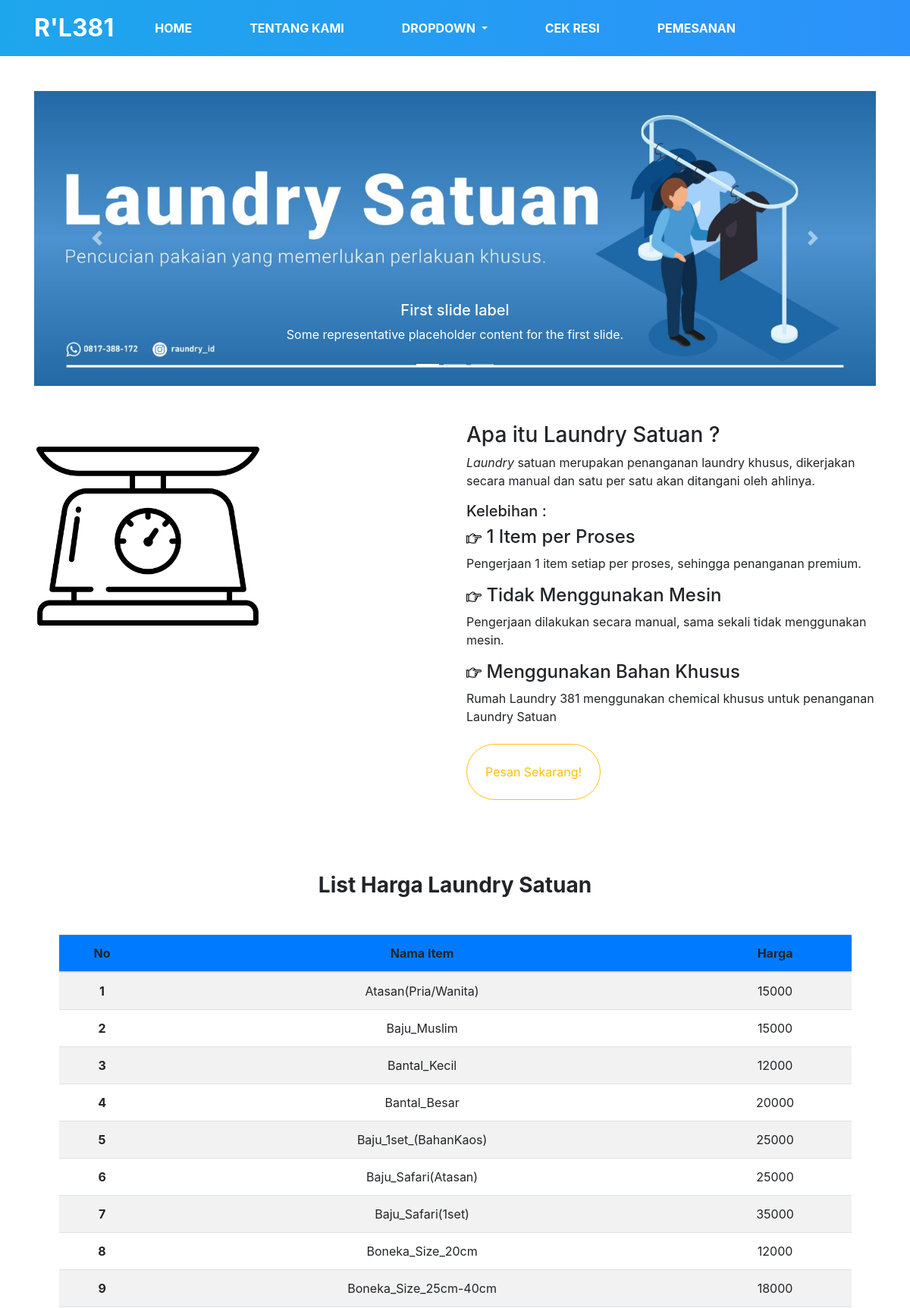
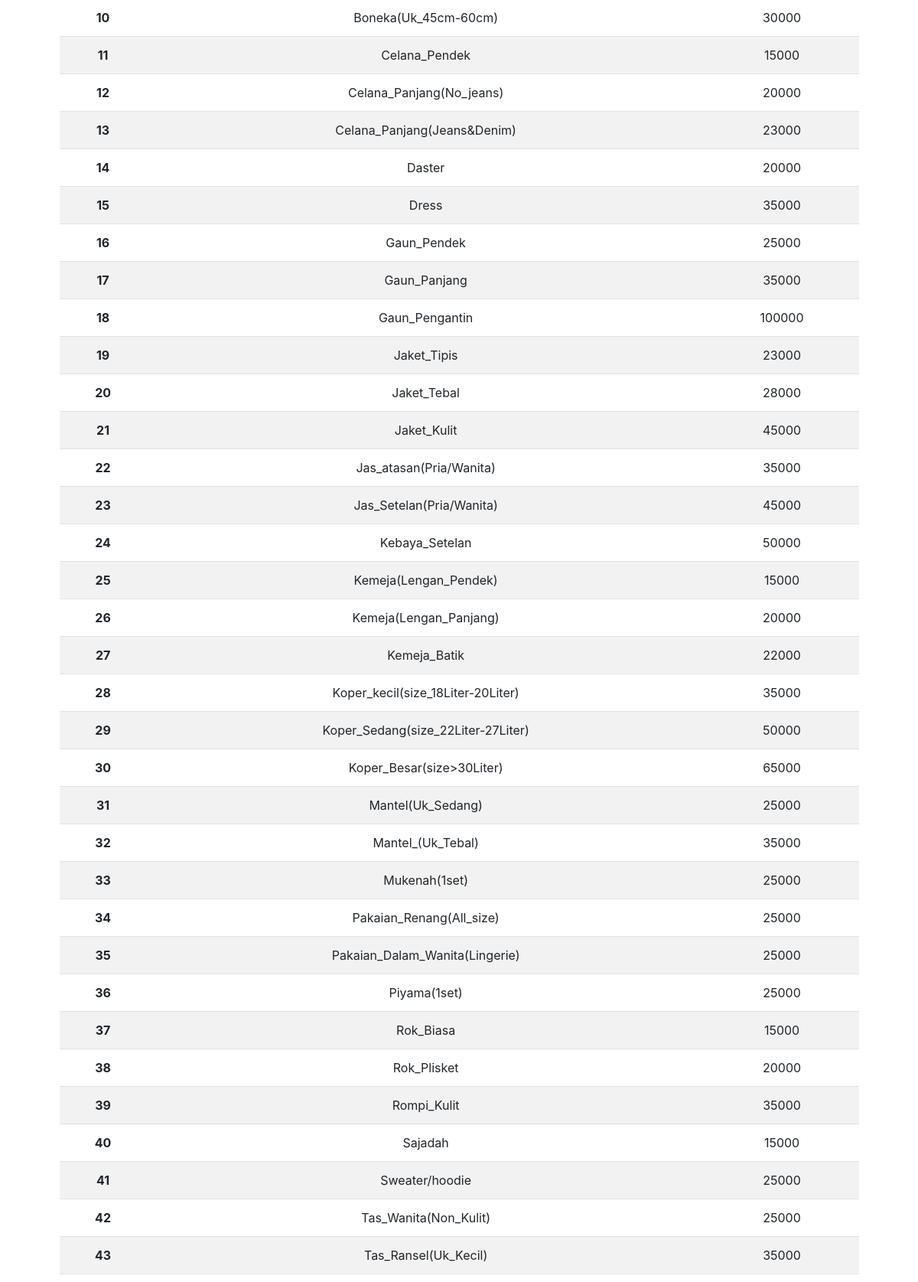
Screenshot of /views/layanansatuan.php (upper part) with the database file from the repository (2 pictures, top to bottom).
### tables this page shows
CREATE TABLE `laundry_satuan` (
  `id` int(11) NOT NULL,
  `item` varchar(100) NOT NULL,
  `harga` varchar(50) NOT NULL,
  `gambar` varchar(30) NOT NULL
);

### views/layanansatuan.php (the view, shortened to what this page needs)
<?php require 'template/header.php';
?>
<br>
<br>
<br>
<br>
<br>
<div class="container">
<div id="carouselExampleCaptions" class="carousel slide" data-ride="carousel">
  <ol class="carousel-indicators">
    <li data-target="#carouselExampleCaptions" data-slide-to="0" class="active"></li>
    <li data-target="#carouselExampleCaptions" data-slide-to="1"></li>
    <li data-target="#carouselExampleCaptions" data-slide-to="2"></li>
  </ol>
  <div class="carousel-inner">
    <div class="carousel-item active">
      <img src="<?= BASE_URL; ?>asset/img/slide.jpg" class="d-block w-100" alt="...">
      <div class="carousel-caption d-none d-md-block">
        <h5>First slide label</h5>
        <p>Some representative placeholder content for the first slide.</p>
      </div>
    </div>
  </div>
  <a class="carousel-control-prev" href="#carouselExampleCaptions" role="button" data-slide="prev">
    <span class="carousel-control-prev-icon" aria-hidden="true"></span>
  </a>
  <a class="carousel-control-next" href="#carouselExampleCaptions" role="button" data-slide="next">
    <span class="carousel-control-next-icon" aria-hidden="true"></span>
  </a>
</div>
<div class="row mt-5">
<div class="col-md-6"><img src="<?= BASE_URL; ?>asset/img/scale.png" width="300" heigth="100"alt=""></div>
<div class="col-md-6"><h3>Apa itu Laundry Satuan ?</h3>
<p><i>Laundry</i> satuan merupakan penanganan laundry khusus, dikerjakan secara manual dan satu per satu akan ditangani oleh ahlinya.<br>
<h5>Kelebihan : </h5>
<h4><img src="<?= BASE_URL;?>asset/img/point.png" width="20" height="20"> 1 Item per Proses</h4><p>Pengerjaan 1 item setiap per proses, sehingga penanganan premium.</p>
<h4><img src="<?= BASE_URL;?>asset/img/point.png" width="20" height="20"> Tidak Menggunakan Mesin</h4><p>Pengerjaan dilakukan secara manual, sama sekali tidak menggunakan mesin.</p></p><h4><img src="<?= BASE_URL;?>asset/img/point.png" width="20" height="20"> Menggunakan Bahan Khusus</h4><p>Rumah Laundry 381 menggunakan chemical khusus untuk penanganan Laundry Satuan</p><button type="button" class="btn btn-outline-warning mt-2 rounded-pill p-4">Pesan Sekarang!</button></div>
</div>
<div class="row mt-5 text-center">
<div class="col-md-12"><h3 class="font-weight-bold mt-5 mb-5">List Harga Laundry Satuan</h3></div>
<table class="table table-striped col-md-11 mx-auto">
  <thead class="bg-primary">
    <tr>
      <th scope="col">No</th>
      <th scope="col">Nama Item</th>
      <th scope="col">Harga</th>
    </tr>
  </thead>
  <tbody>
<?php $i = 1;
 while($row= mysqli_fetch_assoc($query)):?>
    <tr>
      <th scope="row"><?= $i++;?></th>
      <td><?= $row['item'] ?></td>
      <td><?= $row['harga'];?></td>
    </tr>
    <?php endwhile; ?>
  </tbody>
</table>
</div>
<br>
</div>
<?php require 'template/footer.php';?>

### views/template/header.php (shortened to what this page needs)
<?php
require '../config/config.php';
$query = mysqli_query($con, "SELECT * FROM laundry_satuan");?>
<!doctype html>
<html lang="en">
  <head>
    <link rel="stylesheet" href="<?= BASE_URL; ?>asset/css/bootstrap.min.css">
    <link rel="stylesheet" href="<?= BASE_URL; ?>asset/css/landing.css">
  </head>
  <body>
    <section id="id">
    <nav class="navbar navbar-expand-lg navbar-light bg-light fixed-top">
  <div class="container">
    <a class="navbar-brand" href="<?= BASE_URL; ?>views/index.php"><span>R'L381</span></a>
    <div class="collapse navbar-collapse" id="navbarNav">
      <ul class="navbar-nav">
        <li class="nav-item active">
          <a class="nav-link" href="<?= BASE_URL; ?>views/index.php">Home <span class="sr-only">(current)</span></a>
        </li>
        <li class="nav-item">
          <a class="nav-link" href="<?= BASE_URL; ?>views/about.php">Tentang Kami</a>
        </li>
        <li class="nav-item dropdown">
        <a class="nav-link dropdown-toggle" href="#" id="navbarDropdown" role="button" data-toggle="dropdown" aria-haspopup="true" aria-expanded="false">
          Dropdown
        </a>
      </li>
        <li class="nav-item">
          <a class="nav-link" href="<?= BASE_URL;?>views/cekresi.php">Cek Resi</a>
        </li>
        <li class="nav-item">
          <a class="nav-link " href="<?= BASE_URL;?>views/order.php" tabindex="-1" aria-disabled="true">Pemesanan</a>
        </li>
      </ul>
    </div>
  </div>
</nav>
</section>

### views/template/footer.php (shortened to what this page needs)
</body>
</html>

### asset/css/landing.css (style rules this page uses)
* { margin: 0; padding: 0; }
.navbar { background-image: linear-gradient(to right, #1ea6ec, #2c92fb); }
.navbar-brand span { font-weight: bolder; color: #fff; }
.navbar-nav li { padding: 0 30px; }
.navbar-collapse ul li a { color: #fff !important; font-weight: bolder; text-transform: uppercase; }
.rounded-pill { padding: 1px; }
span { font-size: xx-large; }

### rows the page displays
laundry_satuan: item "Atasan(Pria/Wanita)", harga "15000"
laundry_satuan: item "Baju_Muslim", harga "15000"
laundry_satuan: item "Bantal_Kecil", harga "12000"
laundry_satuan: item "Bantal_Besar", harga "20000"
laundry_satuan: item "Baju_1set_(BahanKaos)", harga "25000"
laundry_satuan: item "Baju_Safari(Atasan)", harga "25000"
laundry_satuan: item "Baju_Safari(1set)", harga "35000"
laundry_satuan: item "Boneka_Size_20cm", harga "12000"
laundry_satuan: item "Boneka_Size_25cm-40cm", harga "18000"
laundry_satuan: item "Boneka(Uk_45cm-60cm)", harga "30000"
laundry_satuan: item "Celana_Pendek", harga "15000"
laundry_satuan: item "Celana_Panjang(No_jeans)", harga "20000"
laundry_satuan: item "Celana_Panjang(Jeans&Denim)", harga "23000"
laundry_satuan: item "Daster", harga "20000"
laundry_satuan: item "Dress", harga "35000"
laundry_satuan: item "Gaun_Pendek", harga "25000"
laundry_satuan: item "Gaun_Panjang", harga "35000"
laundry_satuan: item "Gaun_Pengantin", harga "100000"
laundry_satuan: item "Jaket_Tipis", harga "23000"
laundry_satuan: item "Jaket_Tebal", harga "28000"
laundry_satuan: item "Jaket_Kulit", harga "45000"
laundry_satuan: item "Jas_atasan(Pria/Wanita)", harga "35000"
laundry_satuan: item "Jas_Setelan(Pria/Wanita)", harga "45000"
laundry_satuan: item "Kebaya_Setelan", harga "50000"
laundry_satuan: item "Kemeja(Lengan_Pendek)", harga "15000"
laundry_satuan: item "Kemeja(Lengan_Panjang)", harga "20000"
laundry_satuan: item "Kemeja_Batik", harga "22000"
laundry_satuan: item "Koper_kecil(size_18Liter-20Liter)", harga "35000"
laundry_satuan: item "Koper_Sedang(size_22Liter-27Liter)", harga "50000"
laundry_satuan: item "Koper_Besar(size>30Liter)", harga "65000"
laundry_satuan: item "Mantel(Uk_Sedang)", harga "25000"
laundry_satuan: item "Mantel_(Uk_Tebal)", harga "35000"
laundry_satuan: item "Mukenah(1set)", harga "25000"
laundry_satuan: item "Pakaian_Renang(All_size)", harga "25000"
laundry_satuan: item "Pakaian_Dalam_Wanita(Lingerie)", harga "25000"
laundry_satuan: item "Piyama(1set)", harga "25000"
laundry_satuan: item "Rok_Biasa", harga "15000"
laundry_satuan: item "Rok_Plisket", harga "20000"
laundry_satuan: item "Rompi_Kulit", harga "35000"
laundry_satuan: item "Sajadah", harga "15000"
laundry_satuan: item "Sweater/hoodie", harga "25000"
laundry_satuan: item "Tas_Wanita(Non_Kulit)", harga "25000"
laundry_satuan: item "Tas_Ransel(Uk_Kecil)", harga "35000"
